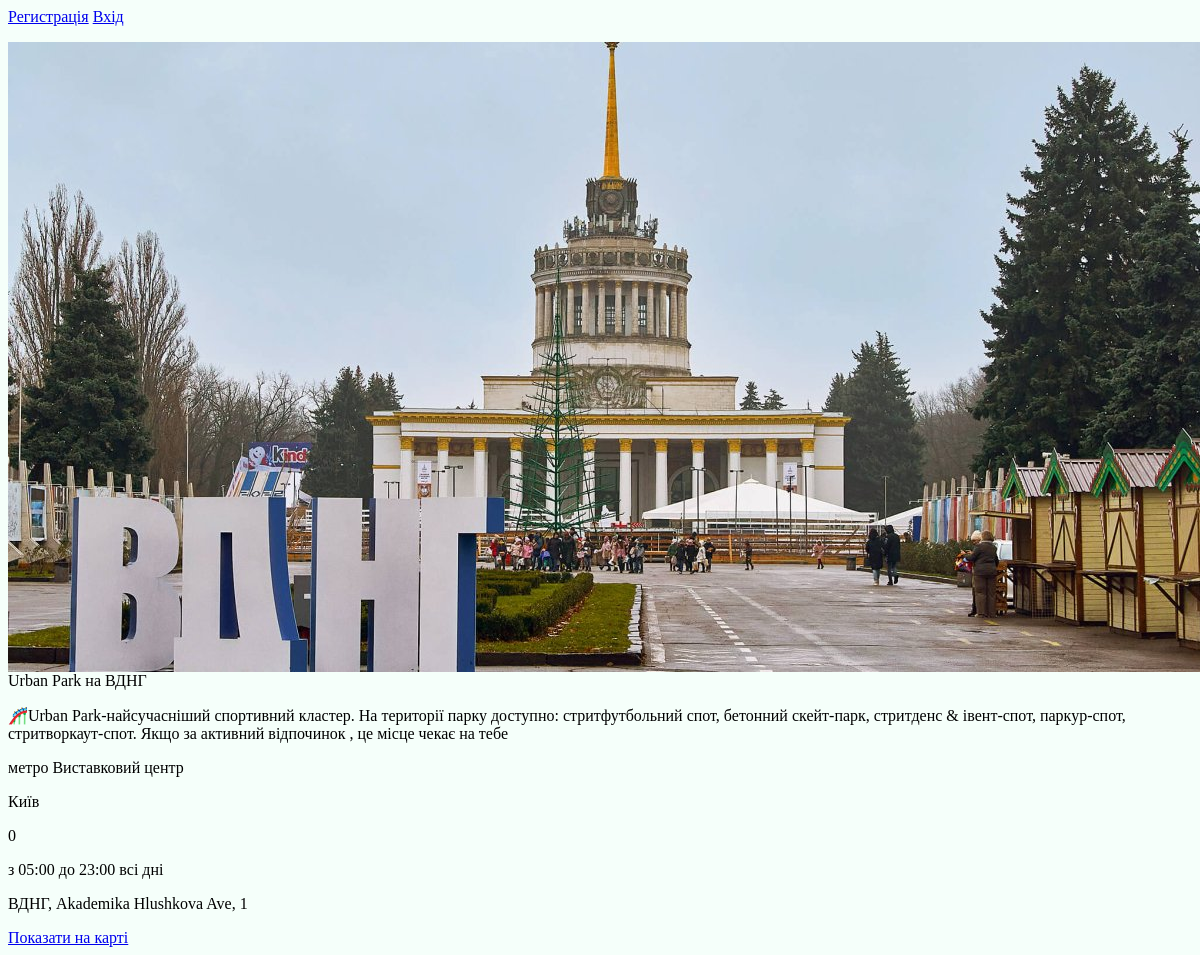
/Urban Park на ВДНГ/, run on the app's committed database.
### location/models.py (models this page shows, shortened)
class Location(models.Model):
    TYPE_CHOICES = (
        ('Активний відпочинок', 'Активний відпочинок'),
        ('Їжа та напої', 'Їжа та напої'),
        ('Природа та ландшафти', 'Природа та ландшафти'),
        ('Панорамні види', 'Панорамні види'),
        ('Площа', 'Площа'),
        ('Готелі та місця для проживання', 'Готелі та місця для проживання'),
        ('Музеї та виставки', 'Музеї та виставки'),
        ('Церкви та місця релігійного значення', 'Церкви та місця релігійного значення'),
        ("Достопримічальності та пам'ятки", "Достопримічальності та пам'ятки"),
        ('Інше', 'Інше'),
        ('Забуті місця', 'Забуті місця'),
    )
    name_location = models.CharField(max_length=100)
    type = models.CharField(max_length=50, choices=TYPE_CHOICES)
    about = models.TextField()
    region = models.ForeignKey(Region, on_delete=models.CASCADE)
    cost = models.CharField(max_length=100)
    hours = models.CharField(max_length=100)
    photo = models.ImageField(upload_to='location_photos/', blank=True, null=True)
    address = models.CharField(max_length=200)
    map_link = models.URLField()
    route = models.TextField(blank=True, null=True)

class Region(models.Model):
    name_region = models.CharField(max_length=100)
    about_region = models.TextField()
    def __str__(self):
        return self.name_region

### location/views.py (the view)
# urls.py: path('<str:name_location>/', views.location_detail, name='location'),
def location_detail(request, name_location):
    try:
        location = Location.objects.get(name_location=name_location)
    except:
        raise Http404('Ми ще не добавили цей регіон(')
    return render(request, 'location/location.html', {'location': location})

### templates/location/location.html (shortened to what this page needs)
{% extends 'base.html' %}
{% block content %}
    <div class="content-container">
        <img src="{{ location.photo.url }}" style="float: left; margin-right: 10px;">
        <div class="info">
            <p class="name">{{ location.name_location }}</p>
            <p class="about">{{ location.about }}</p>
            <p class="route">{{ location.route }}</p>
            <p>{{ location.region }}</p>
            <p>{{ location.cost }}</p>
            <p>{{ location.hours }}</p>
            <p>{{ location.address }}</p>
            <a href="{{ location.map_link }}">Показати на карті</a>
        </div>
    </div>
{% endblock %}

### templates/base.html (shortened to what this page needs)
<!DOCTYPE html>
<html lang="en">
<head>
</head>
{% if user.is_authenticated %}
    <a href="/in/logout/">Вийти({{user.username}})</a>
{% else %}
    <a href="/in/register/">Регистрація</a>
    <a href="/in/login/">Вхід</a>
{% endif %}
<body>
    {% block content %}{% endblock %}
</body>
</html>

### templates/base.html (style rules this page uses)
body { background-color: #F5FFFA; }

### data on the page
Location: photo (picture), name_location "Urban Park на ВДНГ", about "🎢Urban Park-найсучасніший спортивний кластер. На території парку доступно: стритфутбольний спот, бетонний скейт-парк, стритденс & івент-спот, паркур-спот, стритворкаут-спот. Якщо за активний відпочинок , це місце чекає на тебе", route "метро Виставковий центр", region "Київ", cost "0", hours "з 05:00 до 23:00 всі дні", address "ВДНГ, Akademika Hlushkova Ave, 1"
